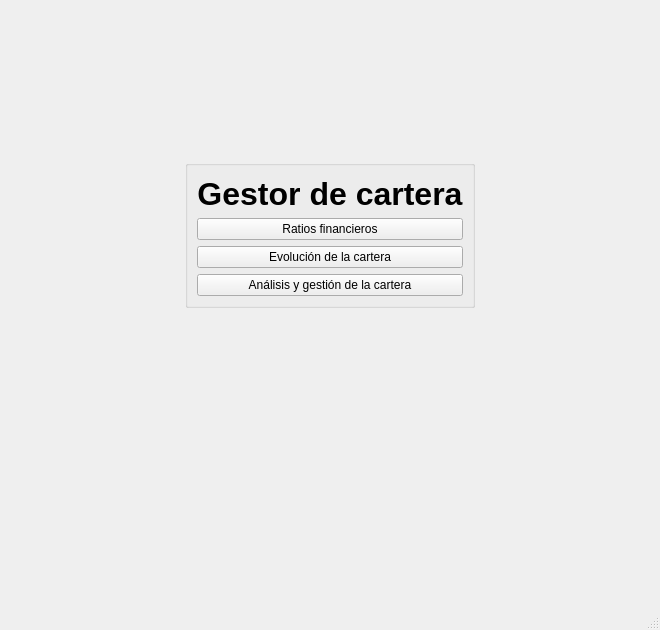
<?xml version="1.0" encoding="UTF-8"?>
<ui version="4.0">
 <class>MainWindow</class>
 <widget class="QMainWindow" name="MainWindow">
  <property name="geometry">
   <rect>
    <x>0</x>
    <y>0</y>
    <width>660</width>
    <height>630</height>
   </rect>
  </property>
  <property name="windowTitle">
   <string>MainWindow</string>
  </property>
  <widget class="QWidget" name="centralwidget">
   <widget class="QWidget" name="verticalLayoutWidget">
    <property name="geometry">
     <rect>
      <x>180</x>
      <y>160</y>
      <width>300</width>
      <height>148</height>
     </rect>
    </property>
    <layout class="QVBoxLayout" name="verticalLayout_2">
     <item alignment="Qt::AlignHCenter">
      <widget class="QGroupBox" name="groupBox">
       <property name="title">
        <string/>
       </property>
       <layout class="QVBoxLayout" name="verticalLayout">
        <item>
         <widget class="QLabel" name="label">
          <property name="font">
           <font>
            <pointsize>24</pointsize>
            <weight>75</weight>
            <bold>true</bold>
           </font>
          </property>
          <property name="text">
           <string>Gestor de cartera</string>
          </property>
          <property name="alignment">
           <set>Qt::AlignCenter</set>
          </property>
         </widget>
        </item>
        <item>
         <widget class="QPushButton" name="pushButton_2">
          <property name="text">
           <string>Ratios financieros</string>
          </property>
         </widget>
        </item>
        <item>
         <widget class="QPushButton" name="pushButton_3">
          <property name="text">
           <string>Evolución de la cartera</string>
          </property>
         </widget>
        </item>
        <item>
         <widget class="QPushButton" name="pushButton_4">
          <property name="text">
           <string>Análisis y gestión de la cartera</string>
          </property>
         </widget>
        </item>
       </layout>
      </widget>
     </item>
    </layout>
   </widget>
  </widget>
  <widget class="QMenuBar" name="menubar">
   <property name="geometry">
    <rect>
     <x>0</x>
     <y>0</y>
     <width>660</width>
     <height>21</height>
    </rect>
   </property>
  </widget>
  <widget class="QStatusBar" name="statusbar"/>
 </widget>
 <resources/>
 <connections/>
</ui>
